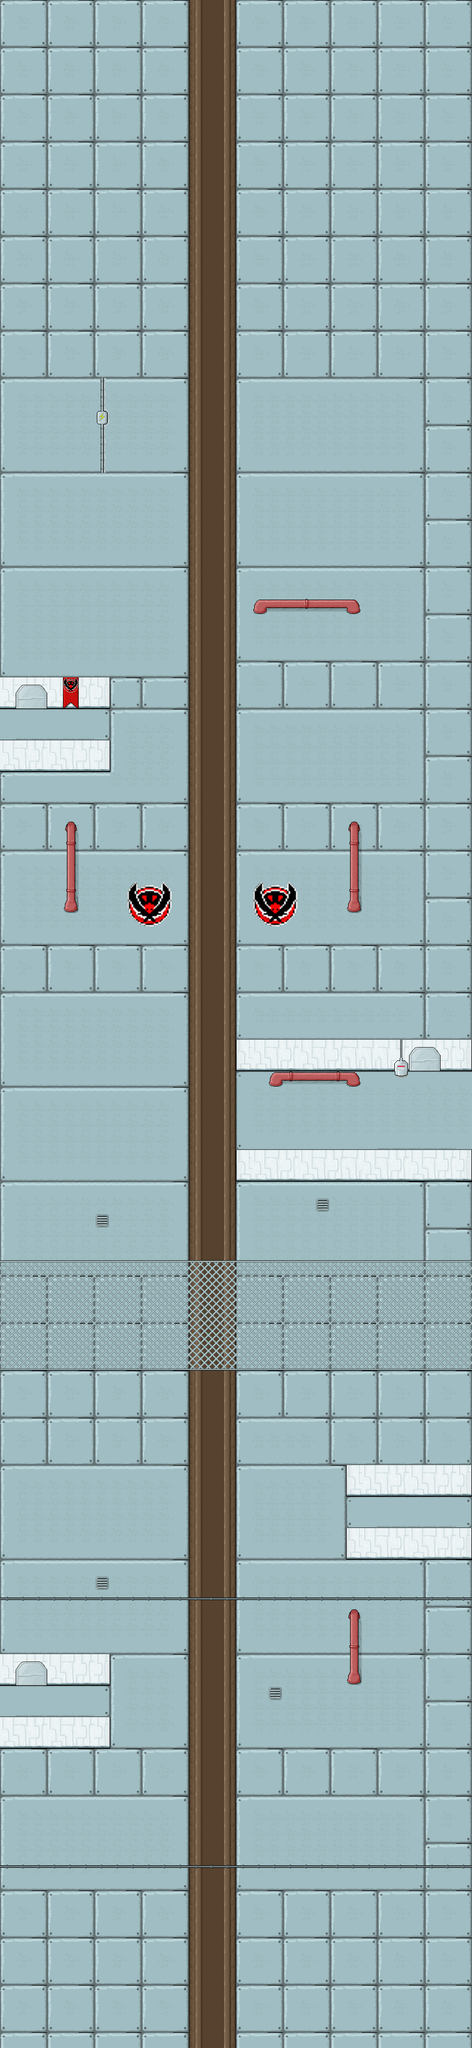

A 2D game scene composited from a Tiled map and its tileset images. What follows is a short description and the map's XML, with each tile layer's data collapsed to a summary:
An orthogonal 30x130 tile map with 32x32 px tiles, 2 tile layers (Background, Foreground) and 31 objects (7x TriggerEnemies, 7x FlyingCannon, 6x Alarm, 4x Cannon, 2x Heart, ...).

<map version="1.0" orientation="orthogonal" width="30" height="130" tilewidth="32" tileheight="32">
 <tileset firstgid="1" source="../Metal.tsx" />
 <layer name="Background" width="30" height="130">
  <data>[3900 cells, 3900 non-empty, 40 distinct tile ids]</data>
 </layer>
 <layer name="Foreground" width="30" height="130">
  <data>[3900 cells, 356 non-empty, 24 distinct tile ids]</data>
 </layer>
 <objectgroup name="Objects" width="30" height="130">
  <object name="Lift" type="Lift" x="387" y="3937" width="92" height="92">
   <properties>
    <property name="range" value="120" />
   </properties>
  </object>
  <object name="Music" type="Music" x="11" y="3980" width="98" height="83">
   <properties>
    <property name="url" value="RoughClimb" />
   </properties>
  </object>
  <object type="TriggerEnemies" x="254" y="3550" width="371" height="293">
   <properties>
    <property name="direction" value="4" />
    <property name="location" value="1" />
    <property name="number" value="1" />
    <property name="speed" value="0.3" />
    <property name="type" value="flyingCannon" />
   </properties>
  </object>
  <object name="Warp" type="TriggerWarp" x="312" y="672" width="221" height="33">
   <properties>
    <property name="respawn" value="down" />
    <property name="url" value="Maps/W3M5.json" />
   </properties>
  </object>
  <object type="Cannon" x="177" y="3445">
   <properties>
    <property name="lift" value="" />
   </properties>
  </object>
  <object type="TriggerEnemies" x="194" y="3251" width="619" height="102">
   <properties>
    <property name="direction" value="7" />
    <property name="location" value="3" />
    <property name="number" value="3" />
    <property name="speed" value="3" />
    <property name="type" value="flyingCannon" />
   </properties>
  </object>
  <object type="FlyingCannon" x="434" y="3278" />
  <object type="Cannon" x="736" y="3054" width="44" height="42">
   <properties>
    <property name="lift" value="" />
   </properties>
  </object>
  <object type="TriggerEnemies" x="49" y="2704" width="653" height="215">
   <properties>
    <property name="direction" value="6" />
    <property name="location" value="2" />
    <property name="number" value="1" />
    <property name="speed" value="1" />
    <property name="type" value="flyingCannon" />
   </properties>
  </object>
  <object type="TriggerEnemies" x="48" y="2740" width="653" height="215">
   <properties>
    <property name="direction" value="6" />
    <property name="location" value="1" />
    <property name="number" value="1" />
    <property name="speed" value="2" />
    <property name="type" value="flyingCannon" />
   </properties>
  </object>
  <object type="FlyingCannon" x="326" y="2917" />
  <object type="FlyingCannon" x="250" y="3187">
   <properties>
    <property name="coop" value="" />
   </properties>
  </object>
  <object type="Cannon" x="496" y="2300">
   <properties>
    <property name="lift" value="" />
   </properties>
  </object>
  <object type="FlyingCannon" x="555" y="2683" />
  <object type="TriggerEnemies" x="45" y="1970" width="653" height="215">
   <properties>
    <property name="direction" value="6" />
    <property name="location" value="1" />
    <property name="number" value="1" />
    <property name="speed" value="2" />
    <property name="type" value="flyingCannon" />
   </properties>
  </object>
  <object type="TriggerEnemies" x="45" y="1970" width="653" height="215">
   <properties>
    <property name="direction" value="2" />
    <property name="location" value="7" />
    <property name="number" value="1" />
    <property name="speed" value="2" />
    <property name="type" value="flyingCannon" />
   </properties>
  </object>
  <object type="TriggerEnemies" x="257" y="1615" width="522" height="363">
   <properties>
    <property name="direction" value="7" />
    <property name="location" value="3" />
    <property name="number" value="1" />
    <property name="speed" value="2" />
    <property name="type" value="flyingCannon" />
   </properties>
  </object>
  <object type="Cannon" x="174" y="1462">
   <properties>
    <property name="lift" value="" />
   </properties>
  </object>
  <object type="FlyingCannon" x="276" y="1165" />
  <object type="FlyingCannon" x="546" y="1077" />
  <object type="FlyingCannon" x="438" y="877" />
  <object type="Heart" x="406" y="2445" />
  <object type="Heart" x="450" y="1596" />
  <object name="Alarm" type="Alarm" x="332" y="857" />
  <object name="Alarm" type="Alarm" x="536" y="860" />
  <object name="Alarm" type="Alarm" x="615" y="2134" width="26" height="17" />
  <object name="Alarm" type="Alarm" x="305" y="3076" width="26" height="17" />
  <object name="Alarm" type="Alarm" x="325" y="3706" width="26" height="17" />
  <object name="Alarm" type="Alarm" x="533" y="3707" width="26" height="17" />
 </objectgroup>
 <objectgroup name="RespawnPoints" width="30" height="130" visible="0">
  <object type="RespawnPoint" x="422" y="3979">
   <properties>
    <property name="location" value="down" />
   </properties>
  </object>
  <object type="RespawnPoint" x="439" y="3980">
   <properties>
    <property name="location" value="init" />
   </properties>
  </object>
 </objectgroup>
</map>
